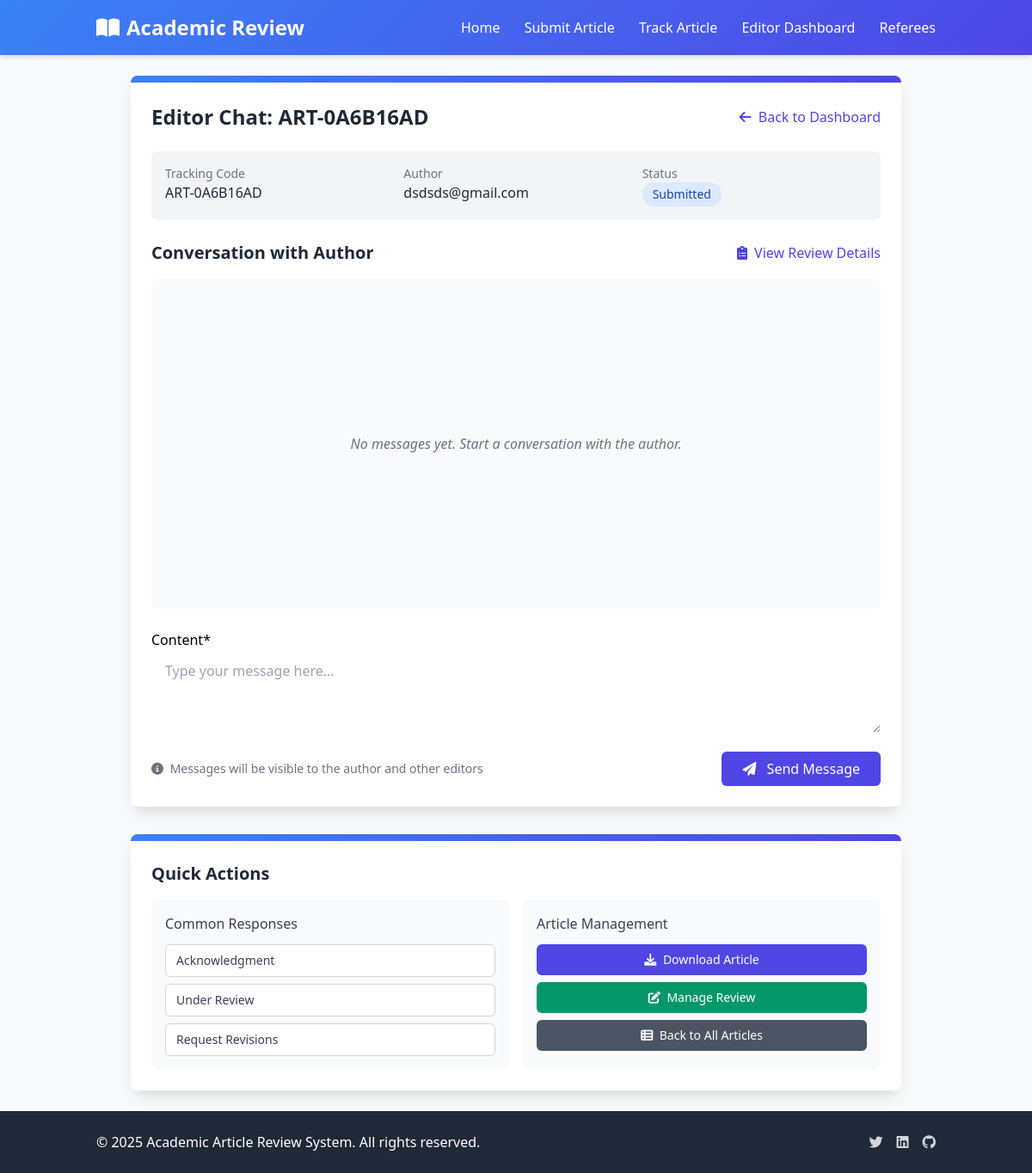
Page /editor/chat/12/ on the committed database.
### articles/models.py (models this page shows, shortened)
class Article(models.Model):
    STATUS_CHOICES = (
        ('submitted', 'Submitted'),
        ('under_review', 'Under Review'),
        ('revision_required', 'Revision Required'),
        ('accepted', 'Accepted'),
        ('rejected', 'Rejected'),
    )
    title = models.CharField(max_length=255, null=True, blank=True)
    tracking_code = models.CharField(max_length=20, unique=True, editable=False)
    email = models.EmailField()
    file = models.FileField(upload_to='articles/')
    anonymized_file = models.FileField(upload_to='anonymized_articles/', null=True, blank=True)
    status = models.CharField(max_length=50, choices=STATUS_CHOICES, default='submitted')
    submission_date = models.DateTimeField(auto_now_add=True)
    last_updated = models.DateTimeField(auto_now=True)
    referee = models.ForeignKey('Referee', on_delete=models.SET_NULL, null=True, blank=True, related_name='assigned_articles')
    extracted_authors = models.TextField(blank=True, null=True, help_text="Automatically extracted author names")
    extracted_institutions = models.TextField(blank=True, null=True, help_text="Automatically extracted institutions")
    extracted_keywords = models.TextField(blank=True, null=True, help_text="Automatically extracted keywords")
    anonymization_map = models.TextField(blank=True, null=True, help_text="JSON mapping of original text to anonymized text")
    is_anonymized = models.BooleanField(default=False, help_text="Whether the article has been anonymized")

### articles/views.py (the view)
# urls.py: path('editor/chat/<int:article_id>/', views.editor_chat, name='editor_chat'),
def editor_chat(request, article_id):
    article = get_object_or_404(Article, id=article_id)
    messages_list = article.messages.order_by('timestamp')
    if request.method == 'POST':
        form = ChatMessageForm(request.POST)
        if form.is_valid():
            message = form.save(commit=False)
            message.article = article
            message.sender_user = User.objects.get(email="editor1@test.com")
            message.save()
            subject = f'New Message on Article: {article.tracking_code}'
            message = f"""
            Dear Author,

            You have received a new message regarding your article with tracking code {article.tracking_code}.

            Please check your messages at {request.build_absolute_uri(reverse('track_article'))}

            Best regards,
            The Editorial Team
            """
            return redirect('editor_chat', article_id=article.id)
    else:
        form = ChatMessageForm()
    return render(request, 'articles/editor/chat.html', {
        'article': article,
        'chat_messages': messages_list,
        'form': form
    })

### articles/forms.py
class ChatMessageForm(forms.ModelForm):
    class Meta:
        model = ChatMessage
        fields = ['content']
        widgets = {
            'content': forms.Textarea(attrs={
                'class': 'form-textarea px-4 py-3 rounded-md w-full',
                'placeholder': 'Type your message here...',
                'rows': 3
            })
        }

### templates/articles/editor/chat.html (shortened to what this page needs)
{% extends 'articles/base.html' %}
{% load crispy_forms_tags %}
{% block content %}
<div class="max-w-4xl mx-auto">
    <div class="bg-white rounded-lg shadow-card overflow-hidden">
        <div class="gradient-bg h-2"></div>
        <div class="p-6">
            <div class="flex justify-between items-center mb-6">
                <h1 class="text-2xl font-bold text-gray-800">Editor Chat: {{ article.tracking_code }}</h1>
                <a href="{% url 'editor_dashboard' %}" class="text-indigo-600 hover:text-indigo-700">
                    <i class="fas fa-arrow-left mr-1"></i> Back to Dashboard
                </a>
            </div>
            <div class="bg-gray-100 p-4 rounded-lg mb-6">
                <div class="grid grid-cols-1 md:grid-cols-3 gap-4">
                    <div>
                        <p class="text-sm text-gray-500">Tracking Code</p>
                        <p class="font-medium text-gray-800">{{ article.tracking_code }}</p>
                    </div>
                    <div>
                        <p class="text-sm text-gray-500">Author</p>
                        <p class="font-medium text-gray-800">{{ article.email }}</p>
                    </div>
                    <div>
                        <p class="text-sm text-gray-500">Status</p>
                        <span class="inline-flex items-center px-3 py-1 rounded-full text-sm font-medium
                            {% if article.status == 'submitted' %}bg-blue-100 text-blue-800
                            {% elif article.status == 'under_review' %}bg-yellow-100 text-yellow-800
                            {% elif article.status == 'revision_required' %}bg-orange-100 text-orange-800
                            {% elif article.status == 'accepted' %}bg-green-100 text-green-800
                            {% elif article.status == 'rejected' %}bg-red-100 text-red-800{% endif %}">
                            {{ article.get_status_display }}
                        </span>
                    </div>
                </div>
            </div>
            <div class="flex justify-between items-center mb-4">
                <h2 class="text-xl font-semibold text-gray-800">Conversation with Author</h2>
                <a href="{% url 'editor_review' article.id %}" class="text-indigo-600 hover:text-indigo-700">
                    <i class="fas fa-clipboard-list mr-1"></i> View Review Details
                </a>
            </div>
            <div class="bg-gray-50 p-4 rounded-lg mb-6 h-96 overflow-y-auto" id="chat-container">
                {% if chat_messages %}
                    {% for message in chat_messages %}
                    <div class="mb-4 {% if message.sender_user.email == 'editor1@test.com' %}ml-auto max-w-md bg-indigo-100 text-gray-800{% else %}mr-auto max-w-md bg-gray-200 text-gray-800{% endif %} p-3 rounded-lg">
                        <div class="text-xs font-medium mb-1 {% if message.sender_user.email == 'editor1@test.com' %}text-indigo-600{% else %}text-gray-600{% endif %}">
                            {{ message.sender_name }}
                        </div>
                        <div class="text-sm">{{ message.content }}</div>
                        <div class="text-xs text-gray-500 mt-1 text-right">{{ message.timestamp|date:"M d, Y H:i" }}</div>
                    </div>
                    {% endfor %}
                {% else %}
                    <div class="flex items-center justify-center h-full">
                        <p class="text-gray-500 italic">No messages yet. Start a conversation with the author.</p>
                    </div>
                {% endif %}
            </div>
            <form method="post" class="space-y-4" autocomplete="false">
                {{ form|crispy }}
                <div class="flex items-center justify-between">
                    <div class="text-sm text-gray-500">
                        <i class="fas fa-info-circle mr-1"></i> Messages will be visible to the author and other editors
                    </div>
                    <button type="submit" class="bg-indigo-600 hover:bg-indigo-700 text-white px-6 py-2 rounded-md font-medium">
                        <i class="fas fa-paper-plane mr-2"></i> Send Message
                    </button>
                </div>
            </form>
        </div>
    </div>
    <div class="mt-8 bg-white rounded-lg shadow-card overflow-hidden">
        <div class="gradient-bg h-2"></div>
        <div class="p-6">
            <h2 class="text-xl font-semibold text-gray-800 mb-4">Quick Actions</h2>
            <div class="grid grid-cols-1 md:grid-cols-2 gap-4">
                <div class="bg-gray-50 p-4 rounded-lg">
                    <h3 class="font-medium text-gray-700 mb-3">Common Responses</h3>
                    <div class="space-y-2">
                        <button class="w-full text-left px-3 py-2 bg-white border border-gray-300 rounded-md text-sm text-gray-700 hover:bg-gray-50 quick-response" data-message="Thank you for your submission. We are currently reviewing your article and will get back to you soon.">
                            Acknowledgment
                        </button>
                        <button class="w-full text-left px-3 py-2 bg-white border border-gray-300 rounded-md text-sm text-gray-700 hover:bg-gray-50 quick-response" data-message="Your article has been sent to referees for review. This process typically takes 2-4 weeks.">
                            Under Review
                        </button>
                        <button class="w-full text-left px-3 py-2 bg-white border border-gray-300 rounded-md text-sm text-gray-700 hover:bg-gray-50 quick-response" data-message="Based on the referee feedback, we request revisions to your article. Please see the detailed comments and submit a revised version.">
                            Request Revisions
                        </button>
                    </div>
                </div>
                <div class="bg-gray-50 p-4 rounded-lg">
                    <h3 class="font-medium text-gray-700 mb-3">Article Management</h3>
                    <div class="space-y-2">
                        <a href="{% url 'download_article' article.id %}" class="block w-full text-center px-3 py-2 bg-indigo-600 text-white rounded-md text-sm hover:bg-indigo-700">
                            <i class="fas fa-download mr-1"></i> Download Article
                        </a>
                        <a href="{% url 'editor_review' article.id %}" class="block w-full text-center px-3 py-2 bg-green-600 text-white rounded-md text-sm hover:bg-green-700">
                            <i class="fas fa-edit mr-1"></i> Manage Review
                        </a>
                        <a href="{% url 'editor_dashboard' %}" class="block w-full text-center px-3 py-2 bg-gray-600 text-white rounded-md text-sm hover:bg-gray-700">
                            <i class="fas fa-th-list mr-1"></i> Back to All Articles
                        </a>
                    </div>
                </div>
            </div>
        </div>
    </div>
</div>
{% endblock %}

### templates/articles/base.html (style rules this page uses)
.gradient-bg { background: linear-gradient(135deg, #3b82f6 0%, #4f46e5 100%); }
.shadow-card { box-shadow: 0 10px 25px -5px rgba(0, 0, 0, 0.1), 0 10px 10px -5px rgba(0, 0, 0, 0.04); }

### rows in the picture
Article: tracking_code "ART-0A6B16AD", email "dsdsds@gmail.com", status "Submitted"
